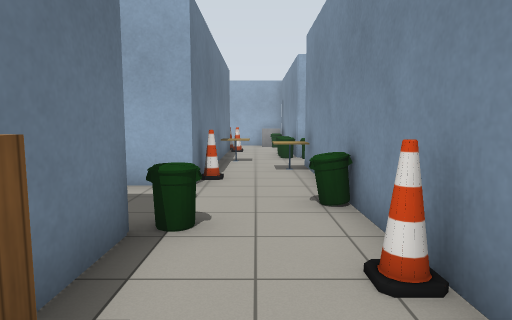
View 1 (above)

16 first-person views from a walk through a robot-simulator world made for Gazebo. The camera is 1.2 m above the floor, tilts 6° down and sees 75° across. The floor is counted in squares, 1 m on a side. Each view is taken from the middle of a square. On the plan, view 1 faces up. The plan holds only what a view shows up to about 14 squares ahead; the rest is blank. Gazebo's built-in surfaces are drawn with simple patterns.

View 2
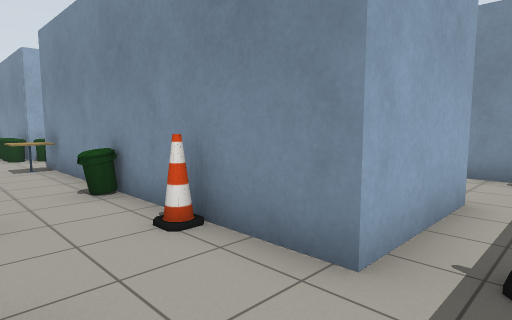

View 3
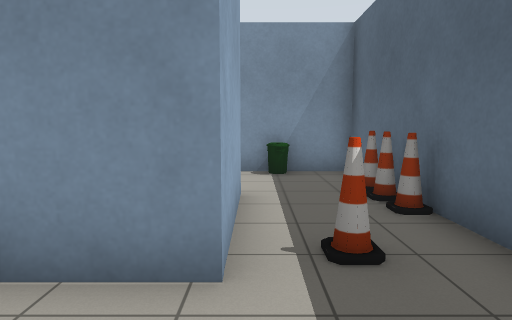

View 4
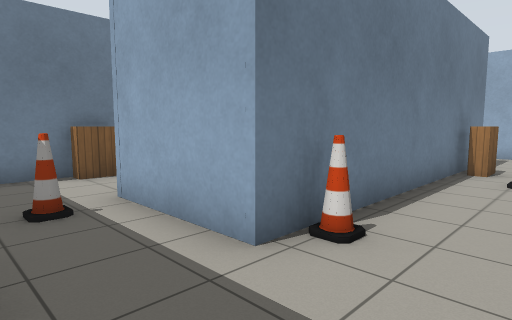

View 5
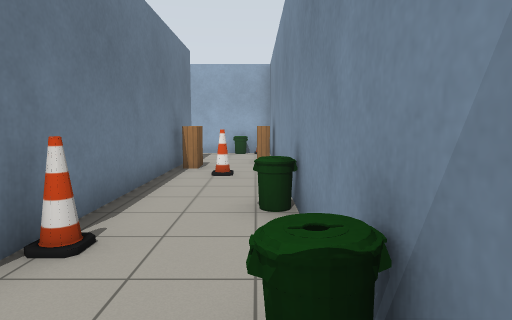

View 6
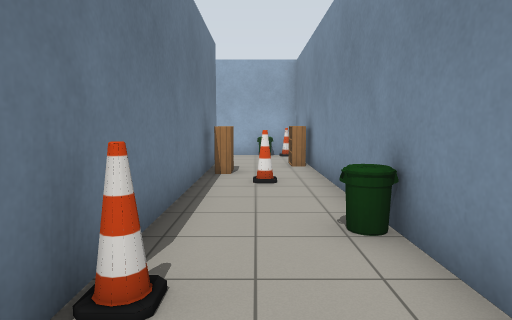

View 7
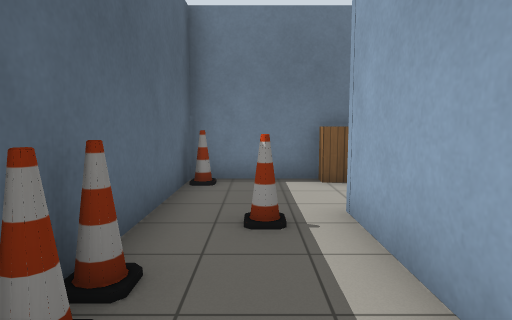

View 8
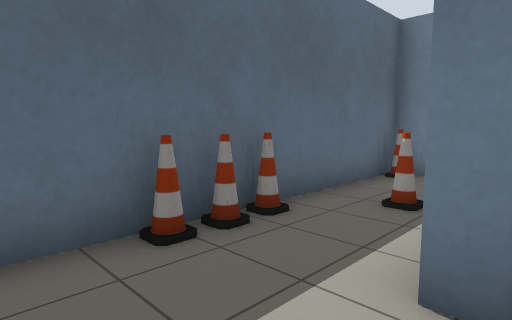

View 9
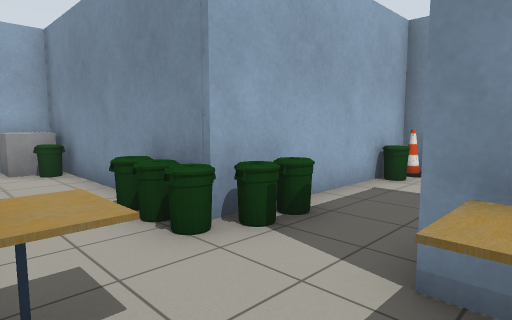

View 10
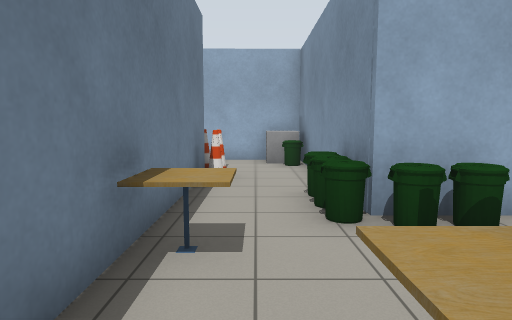

View 11
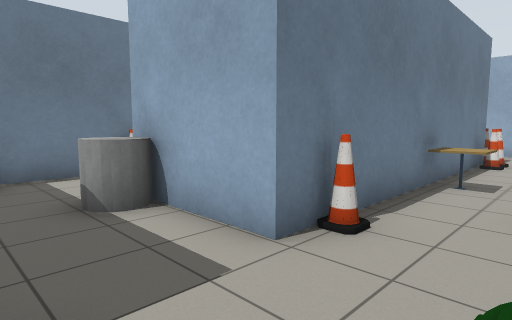

View 12
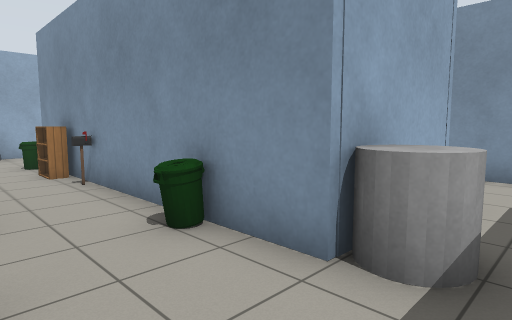

View 13
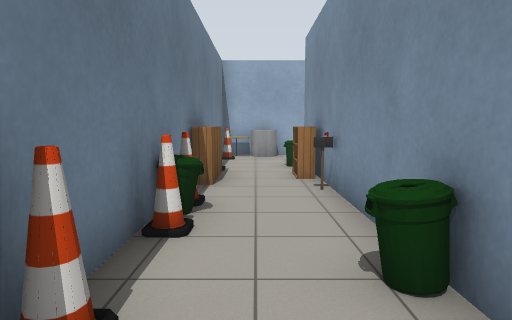

View 14
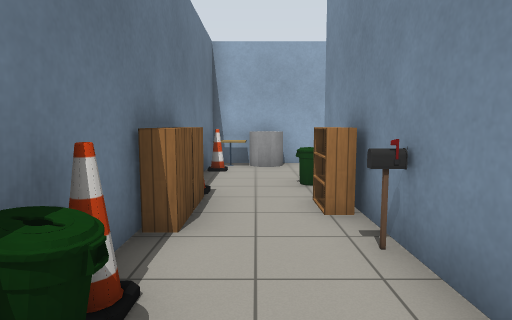

View 15
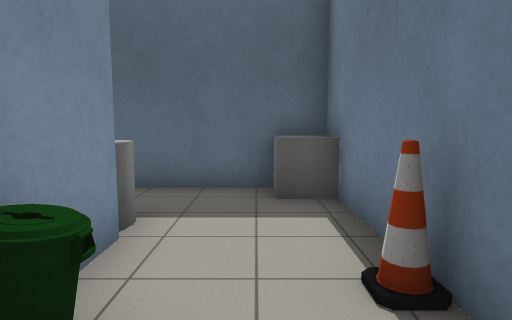

View 16
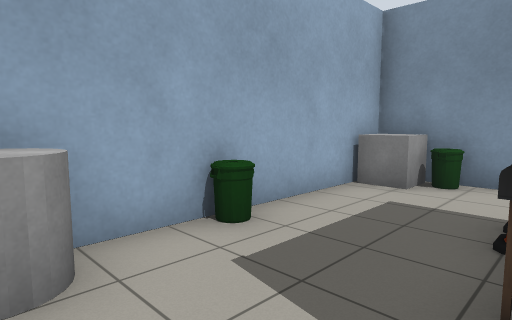

### Floor plan
Key: @ floor where view 1 was taken; # wall or solid block; . floor; B bin; T cafe table; C cone; K bookshelf; G grey box; R grey cylinder; P postbox; O other object.
Columns run from 8 left of view 1 to 8 right of it. Each row starts with its distance up from view 1.
 20  ##########
 19  OOR.B...G#
 18  C.......B#
 17 #.........#
 16 #..BP#CC..#
 15  O..#  C..#
 14  K.K# #..B#
 13  K..# #..B# ##
 12  ..P# #..BBB..BC#
 11  C..#  TT.......#
 10  B..# #...###...#
  9  C..# #..T# #..K#
  8  C.B# #...#  K..#
  7 #...###C..#  K..#
  6 #...R.....# #.C.#
  5 #........B# #...#
  4  G.....B..# #...#
  3   ######..# #..B#
  2       #..C# #...#
  1       #K..###C..#
  0       #.@.......#
 -1       #...C....B#
 -2       #C....CC..#
 -3         #########

Where each view was taken, in squares from view 1:
view 1: 0 up, 0 right, facing up
view 2: 1 down, 1 left, facing up-right
view 3: 0 up, 1 left, facing right
view 4: 2 down, 7 right, facing up-left
view 5: 2 down, 7 right, facing up
view 6: 1 down, 6 right, facing up
view 7: 1 down, 6 right, facing left
view 8: 1 up, 7 right, facing down-left
view 9: 9 up, 1 left, facing up-right
view 10: 8 up, 0 right, facing up
view 11: 4 up, 1 right, facing up-left
view 12: 5 up, 7 left, facing up-right
view 13: 6 up, 6 left, facing up
view 14: 9 up, 6 left, facing up
view 15: 10 up, 6 left, facing down
view 16: 16 up, 6 left, facing up-right
